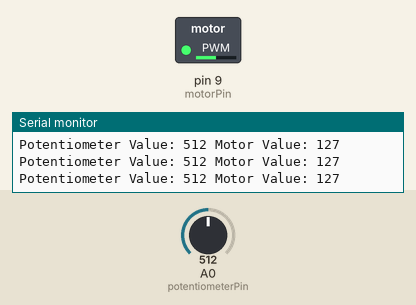
This sketch was run on a simulated Arduino Uno, built with avr-gcc and run on an emulated ATmega328P. On the bench: switched loads named in the sketch (green lamp = pin HIGH), the last lines printed to the serial monitor. The test bench sets the inputs (shaded band); at power-on: A0 (potentiometerPin) = 512.

Above: at 1.2 s.
1.3 s: A0 (potentiometerPin) set to 415
At 2.8 s:
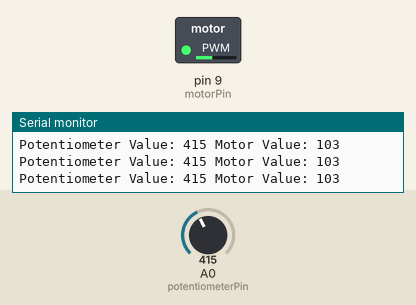
4.3 s: A0 (potentiometerPin) set to 391
At 4.9 s:
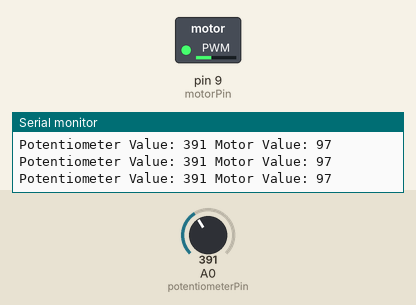
7.3 s: A0 (potentiometerPin) set to 108
At 7.7 s:
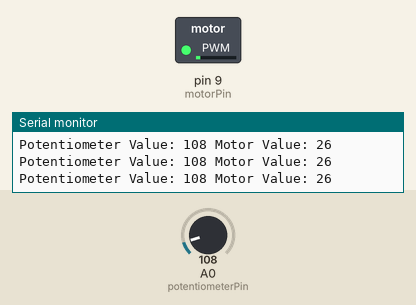
8.8 s: A0 (potentiometerPin) set to 94
At 9.5 s:
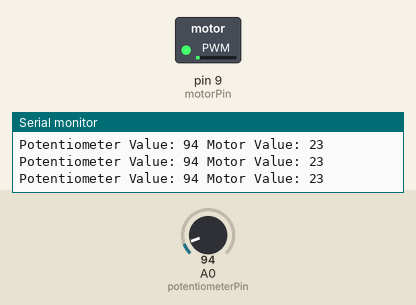
11.8 s: A0 (potentiometerPin) set to 45
At 12.7 s:
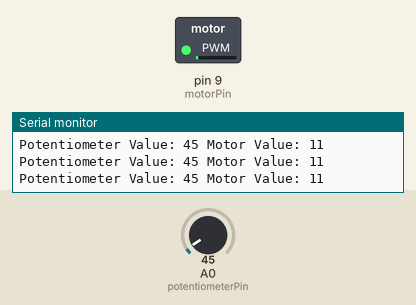
14.8 s: A0 (potentiometerPin) set to 36
At 15.6 s:
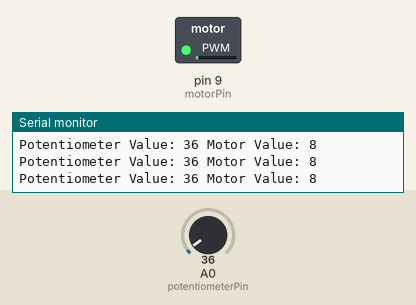
Timing chart, 0 to 17.8 s (numbered marks = the images above; inputs shaded):
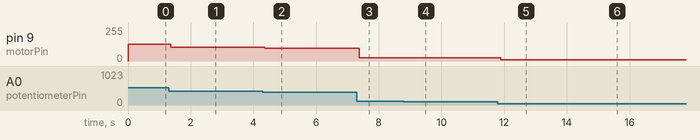

The sketch:

motorized_pinwheel_potentiometor.ino
```cpp
/*
 * Controls a 9v motor via a potentiometer
 */

const int motorPin = 9;
const int potentiometerPin = A0;

void setup() {
  Serial.begin(9600);
  pinMode(motorPin, OUTPUT);
}

void loop() {

  int potentiometerValue = analogRead(potentiometerPin);
  int motorValue = map(potentiometerValue, 0, 1023, 0, 255);

  Serial.print("Potentiometer Value: ");
  Serial.print(potentiometerValue);
  Serial.print(" Motor Value: ");
  Serial.println(motorValue);

  analogWrite(motorPin, motorValue);

}
```

Measured:
- after the input at 1.3 s, pin 9 (motorPin): 127/255 → 103/255 after 0.06 s
- after the input at 4.3 s, pin 9 (motorPin): 103/255 → 97/255 after 0.06 s
- after the input at 7.3 s, pin 9 (motorPin): 97/255 → 26/255 after 0.07 s
- after the input at 8.8 s, pin 9 (motorPin): 26/255 → 23/255 after 0.06 s
- after the input at 11.8 s, pin 9 (motorPin): 23/255 → 11/255 after 0.08 s
- after the input at 14.8 s, pin 9 (motorPin): 11/255 → 8/255 after 0.07 s
